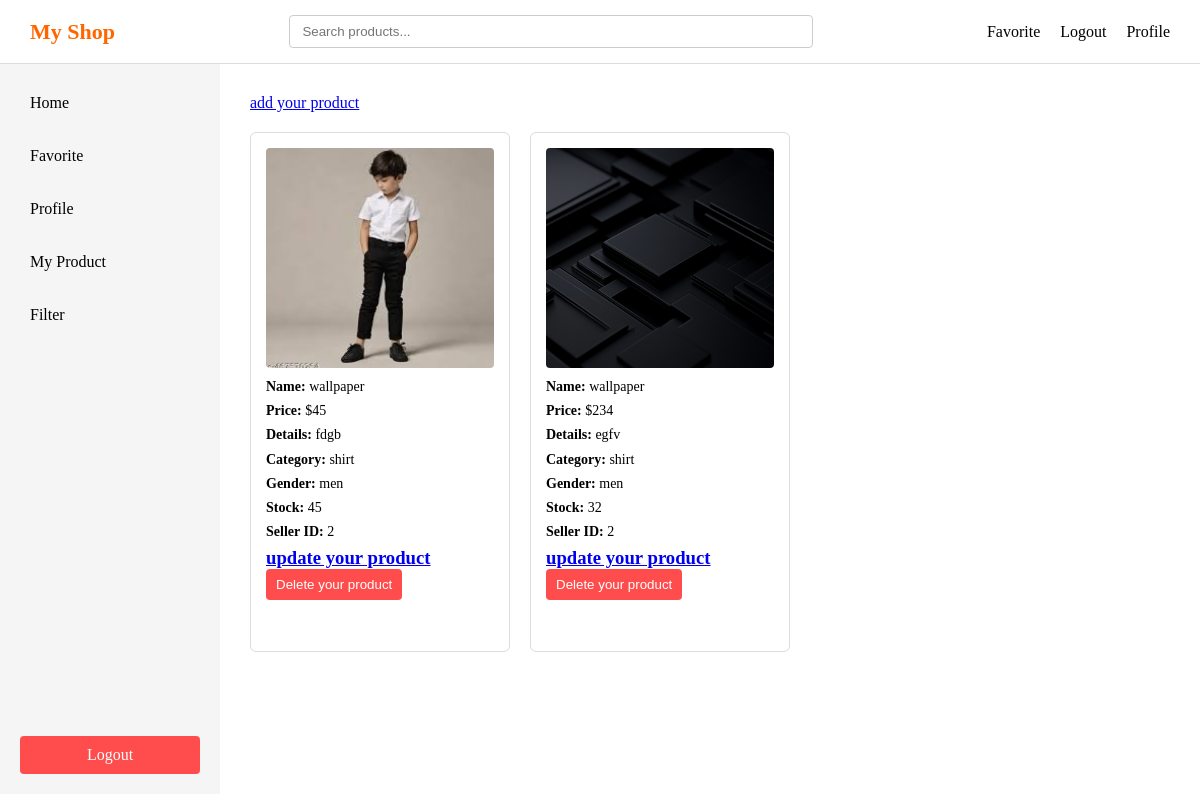
Page /myproduct (signed in) on the earlier database version.
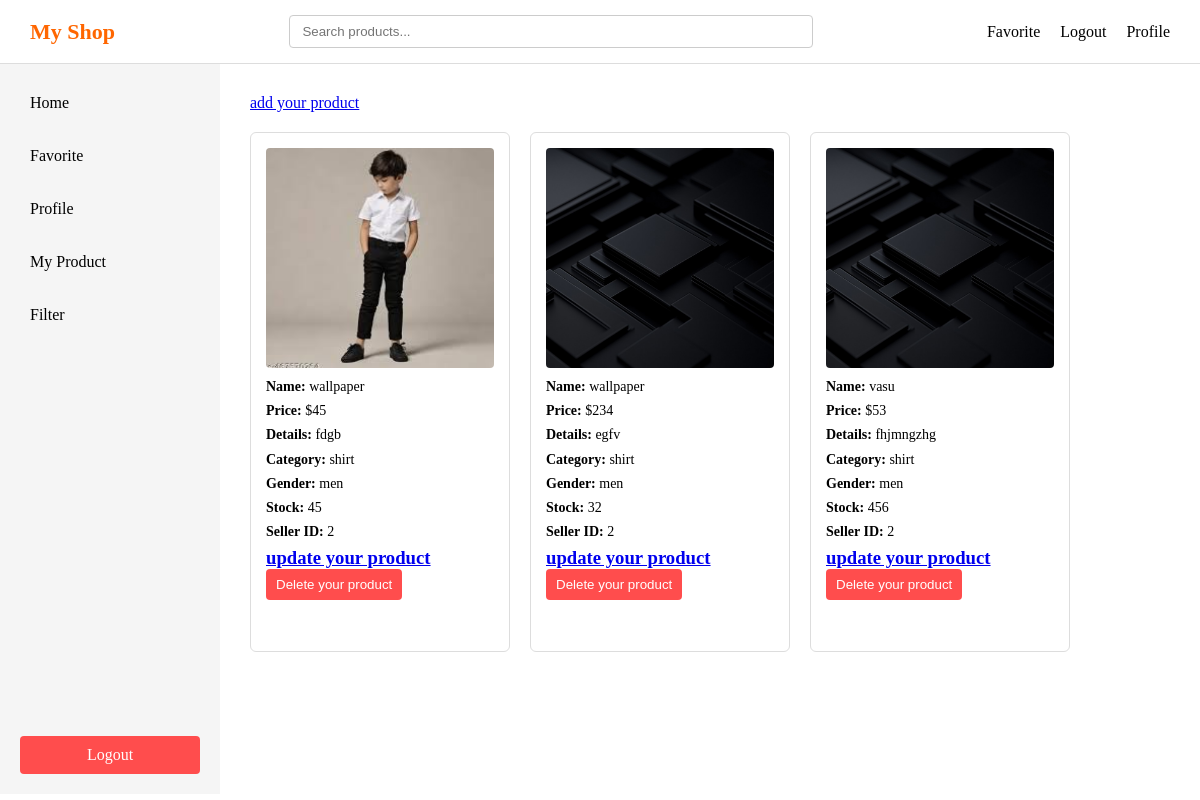
Same page on the later database version.
### main.py (models this page shows)
class Product(db.Model):
    id=db.Column(db.Integer, primary_key = True)
    product_name = db.Column(db.String(100))
    product_price= db.Column(db.Integer)
    product_image= db.Column(db.String(200))
    product_details = db.Column(db.Text)
    product_category = db.Column(db.String(100))
    product_gender= db.Column(db.String(20))
    product_stock= db.Column(db.Integer)
    seller_id = db.Column(db.Integer, db.ForeignKey('user.id'))

### main.py (the view)
@app.route('/myproduct')
def myproduct():
    if 'user' not in session:
        return redirect(url_for('login'))
    username = session.get('user')
    user = User.query.filter_by(username= username).first()
    seller_id = user.id
    products = Product.query.filter_by(seller_id =seller_id).all()
    return render_template('myproduct.html' , user = user,products = products)

### templates/myproduct.html (shortened to what this page needs)
<!DOCTYPE html>
<html lang="en">
<head>
    <link rel="stylesheet" href="{{ url_for('static', filename='style.css') }}">
</head>
<body>
    <div class="header">
        <div class="logo">My Shop</div>
        <div class="searchbar">
            <input type="text" placeholder="Search products..." />
        </div>
        <div class="right">
            <div class="favorite"><a href="/favorite">Favorite</a></div>
            <div class="logout"><a href="/logout">Logout</a></div>
            <div class="profile"><a href="/profile">Profile</a></div>
        </div>
    </div>
    <div class="layout">
        <div class="sidebar">
            <div class="top">
                <div class="home" id="sidebar-home">Home</div>
                <div class="favorite" id="sidebar-favorite">Favorite</div>
                <div class="profile" id="sidebar-profile">Profile</div>
                {% if user.user_type == 's' %}
                <div class="my_product" id="sidebar-myproduct">My Product</div>
                {% endif %}
                <div class="filter">Filter</div>
            </div>
            <div class="logout" id="sidebar-logout">Logout</div>
        </div>
        <div class="main">
            <a href="{{ url_for('addproduct', seller_id=user.id) }}">add your product</a>
            {% if products %}
            <div class="products">
                {% for product in products %}
                <div class="product-card">
                    <img src="{{ url_for('static', filename='uploads/' + product.product_image) }}">
                    <p><strong>Name:</strong> {{ product.product_name }}</p>
                    <p><strong>Price:</strong> ${{ product.product_price }}</p>
                    <p><strong>Details:</strong> {{ product.product_details }}</p>
                    <p><strong>Category:</strong> {{ product.product_category }}</p>
                    <p><strong>Gender:</strong> {{ product.product_gender }}</p>
                    <p><strong>Stock:</strong> {{ product.product_stock }}</p>
                    <p><strong>Seller ID:</strong> {{ product.seller_id }}</p>
                    <h3>
                        <a href="{{ url_for('update', product_id=product.id) }}">update your product</a>
                    </h3>
                    <form method="post" action="{{ url_for('delete', product_id=product.id) }}" class="delete-form">
                        <button type="submit">Delete your product</button>
                    </form>
                </div>
                {% endfor %}
            {% endif %}
            </div>
        </div>
    </div>
</body>
</html>

Differences in the rows shown:
added Product: product_image (picture), product_name "vasu", product_price "53", product_details "fhjmngzhg", product_category "shirt", product_gender "men", product_stock "456", seller_id "2"
